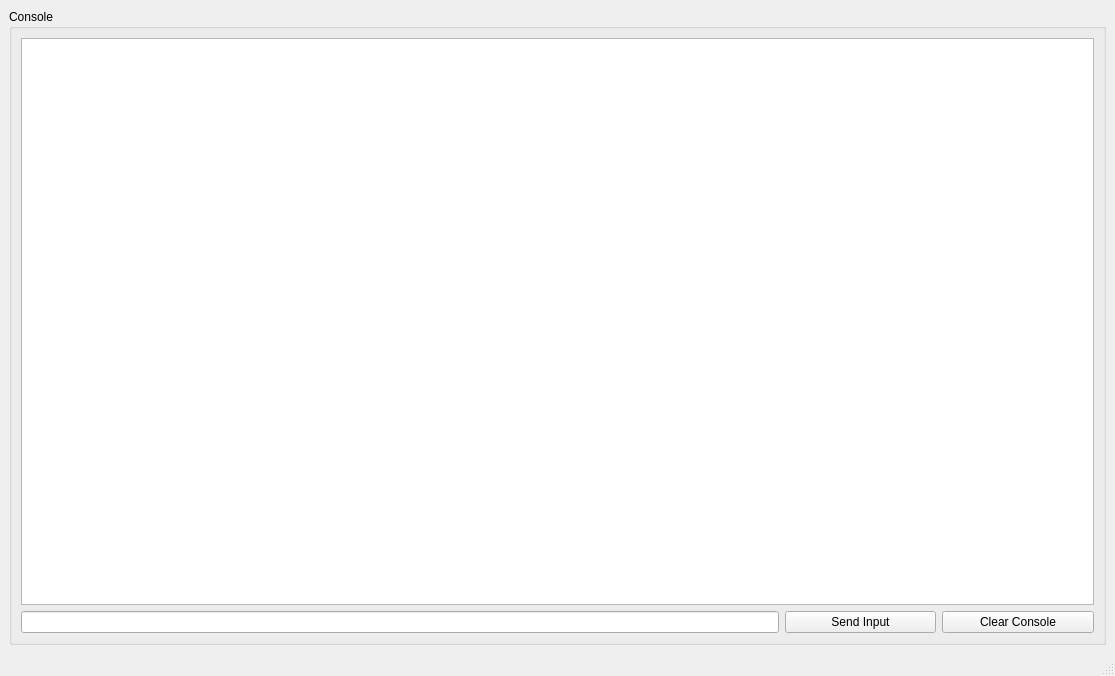
<?xml version="1.0" encoding="UTF-8"?>
<ui version="4.0">
 <class>MainWindow</class>
 <widget class="QMainWindow" name="MainWindow">
  <property name="geometry">
   <rect>
    <x>0</x>
    <y>0</y>
    <width>1115</width>
    <height>676</height>
   </rect>
  </property>
  <property name="windowTitle">
   <string>EDB</string>
  </property>
  <widget class="QWidget" name="centralwidget">
   <layout class="QVBoxLayout" name="verticalLayout_2">
    <item>
     <layout class="QVBoxLayout" name="verticalLayout">
      <property name="spacing">
       <number>6</number>
      </property>
      <item>
       <widget class="QGroupBox" name="groupBox_Console">
        <property name="title">
         <string>Console</string>
        </property>
        <layout class="QVBoxLayout" name="verticalLayout_4">
         <item>
          <layout class="QVBoxLayout" name="verticalLayout_3">
           <item>
            <widget class="QPlainTextEdit" name="plainTextEdit_Console"/>
           </item>
           <item>
            <layout class="QHBoxLayout" name="horizontalLayout">
             <item>
              <widget class="QLineEdit" name="lineEdit_ConsoleInput">
               <property name="sizePolicy">
                <sizepolicy hsizetype="Expanding" vsizetype="Fixed">
                 <horstretch>5</horstretch>
                 <verstretch>0</verstretch>
                </sizepolicy>
               </property>
              </widget>
             </item>
             <item>
              <widget class="QPushButton" name="pushButton_ConsoleClear">
               <property name="sizePolicy">
                <sizepolicy hsizetype="Minimum" vsizetype="Fixed">
                 <horstretch>1</horstretch>
                 <verstretch>0</verstretch>
                </sizepolicy>
               </property>
               <property name="text">
                <string>Send Input</string>
               </property>
              </widget>
             </item>
             <item>
              <widget class="QPushButton" name="pushButton_ConsoleSendInput">
               <property name="sizePolicy">
                <sizepolicy hsizetype="Minimum" vsizetype="Fixed">
                 <horstretch>1</horstretch>
                 <verstretch>0</verstretch>
                </sizepolicy>
               </property>
               <property name="text">
                <string>Clear Console</string>
               </property>
              </widget>
             </item>
            </layout>
           </item>
          </layout>
         </item>
        </layout>
       </widget>
      </item>
     </layout>
    </item>
   </layout>
  </widget>
  <widget class="QStatusBar" name="statusbar"/>
 </widget>
 <resources/>
 <connections/>
</ui>
